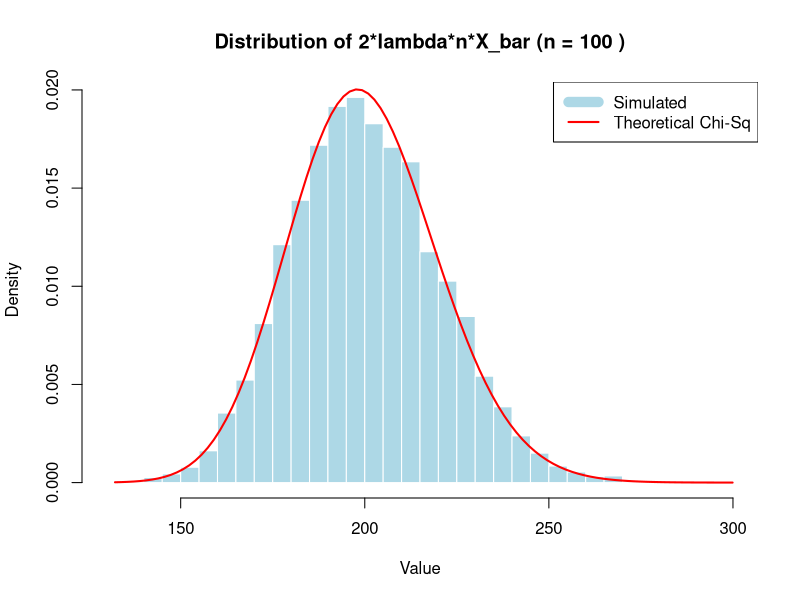
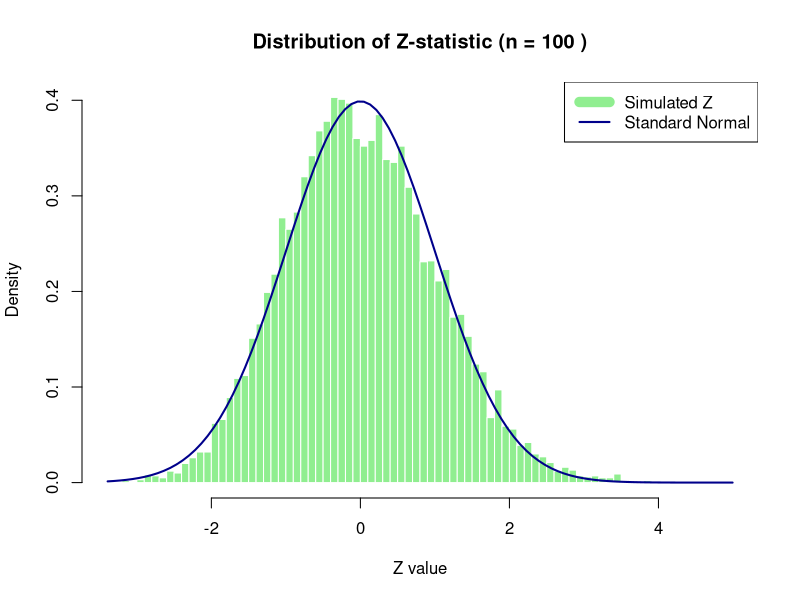
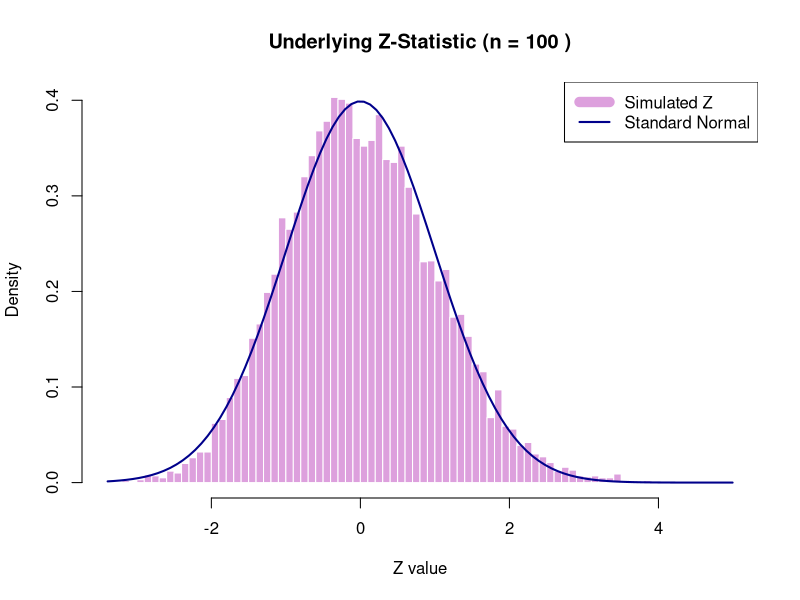
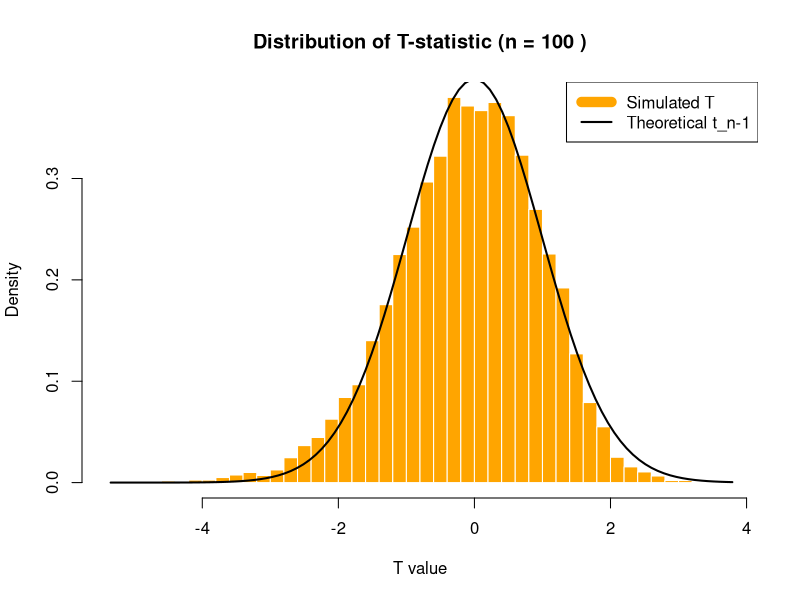

Here is the R script that generated these plots, in order:
## ---- chunk 1
# our team id number 
id <- 32
set.seed(id)

## ---- chunk 2
theta <- id/10
M <- 10000
n <- 100
alphas <- c(0.1, 0.05, 0.01)
alpha <- 0.1
## ---- chunk 3
# theta = 1 / lambda, so => lambda = 1 / theta
lambda <- 1 / theta

X <- matrix(rexp(n * M, rate = lambda), nrow = M)

# Calculate Statistics for each row
sample_means <- rowMeans(X) # Sample Mean
sample_sds <- apply(X, 1, sd) # Sample Standard Deviation
## ---- chunk 4
statistic <- 2 * lambda * n * sample_means

hist(statistic, breaks = 50, freq = FALSE, 
     main = paste("Distribution of 2*lambda*n*X_bar (n =", n, ")"),
     xlab = "Value", col = "lightblue", border = "white")

curve(dchisq(x, df = 2 * n), from = min(statistic), to = max(statistic), 
      add = TRUE, col = "red", lwd = 2)
legend("topright", legend = c("Simulated", "Theoretical Chi-Sq"), 
       col = c("lightblue", "red"), lwd = c(10, 2))
## ---- chunk 5
# Critical values (Quantiles)
# Lower tail (alpha/2) and Upper tail (1 - alpha/2)
chi_lower_q <- qchisq(alpha / 2, df = 2 * n)
chi_upper_q <- qchisq(1 - alpha / 2, df = 2 * n)

# Calculate Bounds for each simulation
# Lower Bound of CI
ci_lower <- (2 * n * sample_means) / chi_upper_q
# Upper Bound of CI
ci_upper <- (2 * n * sample_means) / chi_lower_q

# Check Coverage: Does the interval contain true theta?
is_covered <- (theta >= ci_lower) & (theta <= ci_upper)

# Statistics
coverage_prob <- mean(is_covered)
avg_length <- mean(ci_upper - ci_lower)

# Output Results
cat("Method 1 (Exact Chi-Square) Results:\n")
cat("Target Confidence Level:", 1 - alpha, "\n")
cat("Observed Coverage Probability:", coverage_prob, "\n")
cat("Average Interval Length:", avg_length, "\n")
## ---- chunk 6
# Calculate the Z-statistic using the TRUE standard deviation (theta)
# Z = (X_bar - mu) / (sigma / sqrt(n))
z_statistic <- (sample_means - theta) / (theta / sqrt(n))

# Plot histogram vs Standard Normal PDF
hist(z_statistic, breaks = 60, freq = FALSE, 
     main = paste("Distribution of Z-statistic (n =", n, ")"),
     xlab = "Z value", col = "lightgreen", border = "white")

# Overlay Standard Normal density (Mean=0, SD=1)
curve(dnorm(x, mean = 0, sd = 1), 
      from = min(z_statistic), to = max(z_statistic), 
      add = TRUE, col = "darkblue", lwd = 2)

legend("topright", legend = c("Simulated Z", "Standard Normal"), 
       col = c("lightgreen", "darkblue"), lwd = c(10, 2))
## ---- chunk 7
# Calculate the critical Z value (quantile)
z_crit <- qnorm(1 - alpha / 2)

# Calculate the "Known Variance" Margin of Error
# We use the true theta here
margin_error <- z_crit * (theta / sqrt(n))

# Construct Intervals
ci_lower <- sample_means - margin_error
ci_upper <- sample_means + margin_error

# Check Coverage
is_covered <- (theta >= ci_lower) & (theta <= ci_upper)

# Statistics
coverage_prob <- mean(is_covered)
avg_length <- mean(ci_upper - ci_lower)

# Output Results
cat("Method 2 (Normal Approx with Known Variance) Results:\n")
cat("Target Confidence Level:", 1 - alpha, "\n")
cat("Observed Coverage Probability:", coverage_prob, "\n")
cat("Average Interval Length:", avg_length, "\n")
## ---- chunk 8
# Method 3 still relies on the Z-statistic being Standard Normal
# to justify the choice of z_beta.
z_statistic <- (sample_means - theta) / (theta / sqrt(n))

hist(z_statistic, breaks = 60, freq = FALSE, 
     main = paste("Underlying Z-Statistic (n =", n, ")"),
     xlab = "Z value", col = "plum", border = "white")

curve(dnorm(x, mean = 0, sd = 1), 
      from = min(z_statistic), to = max(z_statistic), 
      add = TRUE, col = "darkblue", lwd = 2)

legend("topright", legend = c("Simulated Z", "Standard Normal"), 
       col = c("plum", "darkblue"), lwd = c(10, 2))
## ---- chunk 9
# Critical Z value
z_crit <- qnorm(1 - alpha / 2)
k <- z_crit / sqrt(n)

# Construct Intervals using the derived formula
# Lower Limit: X_bar / (1 + k)
ci_lower <- sample_means / (1 + k)

# Upper Limit: X_bar / (1 - k)
ci_upper <- sample_means / (1 - k)

# Check Coverage
is_covered <- (theta >= ci_lower) & (theta <= ci_upper)

# Statistics
coverage_prob <- mean(is_covered)
avg_length <- mean(ci_upper - ci_lower)

# Output Results
cat("Method 3 (Solved Inequality) Results:\n")
cat("Target Confidence Level:", 1 - alpha, "\n")
cat("Observed Coverage Probability:", coverage_prob, "\n")
cat("Average Interval Length:", avg_length, "\n")
## ---- chunk 10
# Calculate T-statistic using the SAMPLE standard deviation
# T = (X_bar - theta) / (S / sqrt(n))
t_statistic <- (sample_means - theta) / (sample_sds / sqrt(n))

# Plot histogram vs Theoretical t-distribution
hist(t_statistic, breaks = 60, freq = FALSE, 
     main = paste("Distribution of T-statistic (n =", n, ")"),
     xlab = "T value", col = "orange", border = "white")

# Overlay Student's t density (df = n - 1)
curve(dt(x, df = n - 1), 
      from = min(t_statistic), to = max(t_statistic), 
      add = TRUE, col = "black", lwd = 2)

legend("topright", legend = c("Simulated T", "Theoretical t_n-1"), 
       col = c("orange", "black"), lwd = c(10, 2))
## ---- chunk 11
# Critical t value (Quantile)
t_crit <- qt(1 - alpha/2, df = n - 1)

# Calculate Margin of Error using Sample SD
margin_error <- t_crit * (sample_sds / sqrt(n))

# Construct Intervals
ci_lower <- sample_means - margin_error
ci_upper <- sample_means + margin_error

# Check Coverage
is_covered <- (theta >= ci_lower) & (theta <= ci_upper)

# Statistics
coverage_prob <- mean(is_covered)
avg_length <- mean(ci_upper - ci_lower)

# Output Results
cat("Method 4 (Student's t) Results:\n")
cat("Target Confidence Level:", 1 - alpha, "\n")
cat("Observed Coverage Probability:", coverage_prob, "\n")
cat("Average Interval Length:", avg_length, "\n")
## ---- chunk 12

## ---- chunk 13

